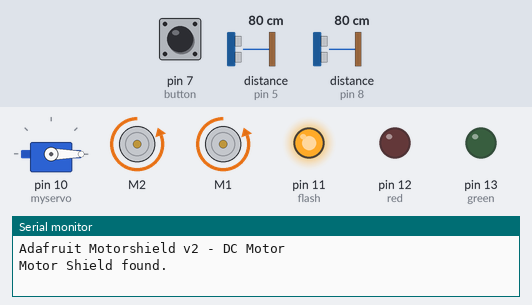
The sketch below on a simulated Arduino Uno, built with avr-gcc and run on an emulated ATmega328P. On the bench: servo, 2 × DC motor (green arrow = forward, orange = backward, longer = faster), output pins drawn as LEDs (lit = HIGH), the last lines printed to the serial monitor. Wiring (inferred from the names in the program): ultrasonic range finder: trigger pin 6; echo pin 5. Inputs (shaded band) come from the test bench; at power-on: distance to the obstacle (sensors on pin 5, pin 8) 80 cm, pin 7 (button) HIGH. The echo pulse lasts 58.3 µs per cm; pins used as bus, display or sensor lines are not drawn.

Above: at 1.2 s.
1.3 s: distance to the obstacle (sensor on pin 5) set to 8 cm
2.8 s: distance to the obstacle (sensor on pin 5) set to 5 cm
At 5.9 s:
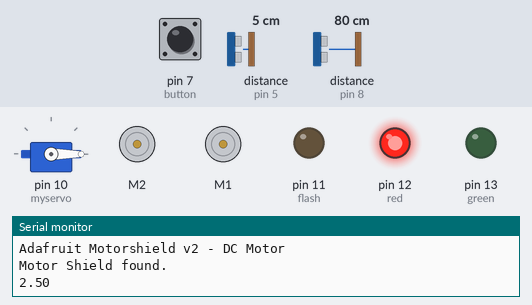
At 12.5 s:
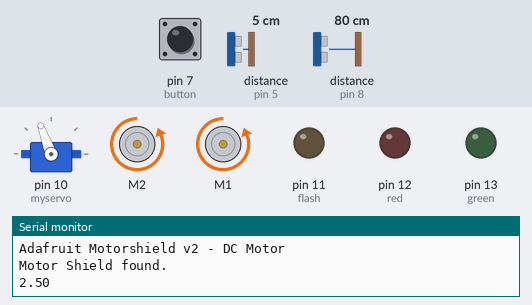
Timing chart, 0 to 22.6 s (numbered marks = the images above; inputs shaded):
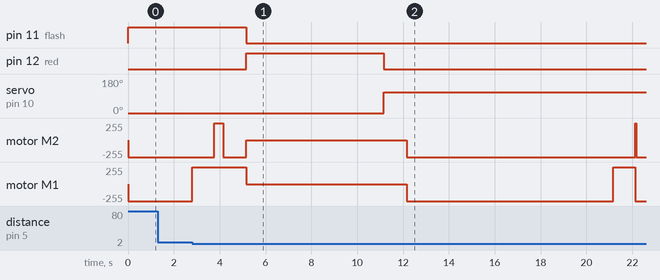

Measured:
- the behaviour switches between 7 and 6 cm on distance to the obstacle (sensor on pin 5) (found by bisection; images 0 and 1)
- after the input at 1.3 s, every drawn part: stays the same
- after the input at 2.8 s, pin 11 (flash): HIGH → LOW after 2.4 s; pin 12 (red): LOW → HIGH after 2.4 s, → LOW 6.0 s later

The sketch:

super_hardcode.ino
```cpp
#include <Servo.h>;
#include <Adafruit_MotorShield.h>

// Define all pins
#define HS A0      // hall sensor
#define LS 3      // left sensor
#define RS 1      // right sensor
#define echoPin 5
#define trigPin 6
#define echoPin2 8
#define trigPin2 9
#define button 7
// LED lights
int red = 12;
int green = 13;
int flash = 11;

int trigger = 0;
bool start = false;

int button_counter = 0;

// Connect motors to according ports
Adafruit_MotorShield AFMS = Adafruit_MotorShield();
Adafruit_DCMotor *myMotor_right = AFMS.getMotor(2);
Adafruit_DCMotor *myMotor_left = AFMS.getMotor(1); // warning this motor is reversed

// Define variables
int threshold = 100;

int motor_speed = 255;   // Set the speed to start, from 0 (off) to 255 (max speed)
double duration_to_distance = 0.034 / 2;
int distance_threshold = 5;
int illuminate_time = 6000;
double hall_threshold = 1.0;

int tunnel_entry = 0;

bool hold_block = false;
bool magnetic = false;
int tunnel_distance = 100;
bool nudge = true;

// below for ultrasonic sensor
long duration; // variable for the duration of sound wave travel
int distance; // variable for the distance measurement
long duration2; // variable for the duration of sound wave travel (ultrasonic on the side)
int distance2; // variable for the distance measurement (ultrasonic on the side)

Servo myservo;


void setup() {
  // Define the ports used as inputs
  pinMode(LS, INPUT);
  pinMode(RS, INPUT);
  pinMode(trigPin, OUTPUT); // Sets the trigPin as an OUTPUT
  pinMode(echoPin, INPUT); // Sets the echoPin as an INPUT
  pinMode(trigPin2, OUTPUT); // Sets the trigPin as an OUTPUT
  pinMode(echoPin2, INPUT); // Sets the echoPin as an INPUT
  pinMode(red, OUTPUT);
  pinMode(green, OUTPUT);
  pinMode(flash, OUTPUT);
  myservo.attach(10);
  pinMode(button, INPUT);


  Serial.begin(9600);           // set up Serial library at 9600 bps
  Serial.println("Adafruit Motorshield v2 - DC Motor");

  if (!AFMS.begin()) {         // create with the default frequency 1.6KHz
  // if (!AFMS.begin(1000)) {  // OR with a different frequency, say 1KHz
    Serial.println("Could not find Motor Shield. Check wiring.");
    while (1);
  }
  Serial.println("Motor Shield found.");

  // Set the speed to start, from 0 (off) to 255 (max speed)
  myMotor_right->setSpeed(motor_speed);
  myMotor_left->setSpeed(motor_speed);
  // turn on motor but don't move
  wait();
  myservo.write(-180);
}

void loop() {
  // Put your main code here, to run repeatedly:
  trigger = digitalRead(button);

  if (trigger == 0 && !(start)){
    start = false;
  }

  else{
    start = true;
    button_counter ++;
  }

  if (start == true){
    digitalWrite(flash, HIGH);
    digitalWrite(trigPin, LOW);
    delayMicroseconds(2);
    // Sets the trigPin HIGH (ACTIVE) for 10 microseconds
    digitalWrite(trigPin, HIGH);
    delayMicroseconds(10);
    digitalWrite(trigPin, LOW);
    // Reads the echoPin, returns the sound wave travel time in microseconds
    duration = pulseIn(echoPin, HIGH);
    // Calculating the distance in centimeter
    distance = duration * duration_to_distance; // Speed of sound wave divided by 2 (go and back)

    while (distance > 5){
      forward();

      // the chunk below is for ultrasonic sensor
      // Clears the trigPin condition
      digitalWrite(trigPin, LOW);
      delayMicroseconds(2);
      // Sets the trigPin HIGH (ACTIVE) for 10 microseconds
      digitalWrite(trigPin, HIGH);
      delayMicroseconds(10);
      digitalWrite(trigPin, LOW);
      // Reads the echoPin, returns the sound wave travel time in microseconds
      duration = pulseIn(echoPin, HIGH);
      // Calculating the distance in centimeter
      distance = duration * duration_to_distance; // Speed of sound wave divided by 2 (go and back)
    }

    left();
    delay(960);

    digitalWrite(flash, HIGH);
    digitalWrite(trigPin, LOW);
    delayMicroseconds(2);
    // Sets the trigPin HIGH (ACTIVE) for 10 microseconds
    digitalWrite(trigPin, HIGH);
    delayMicroseconds(10);
    digitalWrite(trigPin, LOW);
    // Reads the echoPin, returns the sound wave travel time in microseconds
    duration = pulseIn(echoPin, HIGH);
    // Calculating the distance in centimeter
    distance = duration * duration_to_distance; // Speed of sound wave divided by 2 (go and back)


    while (distance > 5){
      forward();

      // the chunk below is for ultrasonic sensor
      // Clears the trigPin condition
      digitalWrite(trigPin, LOW);
      delayMicroseconds(2);
      // Sets the trigPin HIGH (ACTIVE) for 10 microseconds
      digitalWrite(trigPin, HIGH);
      delayMicroseconds(10);
      digitalWrite(trigPin, LOW);
      // Reads the echoPin, returns the sound wave travel time in microseconds
      duration = pulseIn(echoPin, HIGH);
      // Calculating the distance in centimeter
      distance = duration * duration_to_distance; // Speed of sound wave divided by 2 (go and back)
    }

    backward();
    delay(400);

    left();
    delay(1000);

    digitalWrite(flash, HIGH);
    digitalWrite(trigPin, LOW);
    delayMicroseconds(2);
    // Sets the trigPin HIGH (ACTIVE) for 10 microseconds
    digitalWrite(trigPin, HIGH);
    delayMicroseconds(10);
    digitalWrite(trigPin, LOW);
    // Reads the echoPin, returns the sound wave travel time in microseconds
    duration = pulseIn(echoPin, HIGH);
    // Calculating the distance in centimeter
    distance = duration * duration_to_distance; // Speed of sound wave divided by 2 (go and back)


    while (distance > 8){
      forward();

      // the chunk below is for ultrasonic sensor
      // Clears the trigPin condition
      digitalWrite(trigPin, LOW);
      delayMicroseconds(2);
      // Sets the trigPin HIGH (ACTIVE) for 10 microseconds
      digitalWrite(trigPin, HIGH);
      delayMicroseconds(10);
      digitalWrite(trigPin, LOW);
      // Reads the echoPin, returns the sound wave travel time in microseconds
      duration = pulseIn(echoPin, HIGH);
      // Calculating the distance in centimeter
      distance = duration * duration_to_distance; // Speed of sound wave divided by 2 (go and back)
    }


    // Idea: read this value only once (inside loop when distance close enough)
    // read the value from hall effect sensor:


    if (!(hold_block)) {


      // add a grip function
      digitalWrite(flash, LOW);
      wait();
      int hall_sensor = analogRead(HS);
      // Convert the analog reading (which goes from 0 - 1023) to a voltage (0 - 5V):
      float voltage = hall_sensor * (5.0 / 1023.0);
      Serial.println(voltage);

      if ((hall_sensor) > hall_threshold){
        magnetic = true;
        digitalWrite(red, HIGH);
        delay(illuminate_time);
        digitalWrite(red, LOW);

      }

      else {
        magnetic = true;
        digitalWrite(green, HIGH);
        delay(illuminate_time);
        digitalWrite(green, LOW);
      }


      myservo.write(110);
      delay(1000);

      hold_block = true;
      forward();
      delay(1000);
    }

    forward();
    delay(8000);

    left();
    delay(970);

    while (distance2 > 10){
      forward();

      digitalWrite(trigPin2, LOW);
      delayMicroseconds(2);
      // Sets the trigPin HIGH (ACTIVE) for 10 microseconds
      digitalWrite(trigPin2, HIGH);
      delayMicroseconds(10);
      digitalWrite(trigPin2, LOW);
      // Reads the echoPin, returns the sound wave travel time in microseconds
      duration2 = pulseIn(echoPin2, HIGH);
      // Calculating the distance in centimeter
      distance2 = duration2 * duration_to_distance; // Speed of sound wave divided by 2 (go and back)
      Serial.println("cm");
      tunnel_distance = distance2;
    }

    while (distance2 < 20){

      if (distance2 < 4){
        right();
        delay(40);
      }

      if (distance2 > 7){
        left();
        delay(40);
      }

      else{
        forward();
      }

      // the chunk below is for ultrasonic sensor
      // Clears the trigPin condition
      digitalWrite(trigPin2, LOW);
      delayMicroseconds(2);
      // Sets the trigPin HIGH (ACTIVE) for 10 microseconds
      digitalWrite(trigPin2, HIGH);
      delayMicroseconds(10);
      digitalWrite(trigPin2, LOW);
      // Reads the echoPin, returns the sound wave travel time in microseconds
      duration2 = pulseIn(echoPin2, HIGH);
      // Calculating the distance in centimeter
      distance2 = duration2 * duration_to_distance; // Speed of sound wave divided by 2 (go and back)
      Serial.println("cm");
      tunnel_distance = distance2;
    }

    forward();
    delay(14000);


    block_drop(magnetic);


  }


}

// ---------------------- FUNCTIONS DEFINITIONS ----------------------

void wait() {
  myMotor_right->run(RELEASE);
  myMotor_left->run(RELEASE); }

void forward () {
  myMotor_right->run(BACKWARD);
  myMotor_left->run(BACKWARD); }

void left() {
  myMotor_right->run(BACKWARD);
  myMotor_left->run(FORWARD); }

void right() {
  myMotor_right->run(FORWARD);
  myMotor_left->run(BACKWARD); }

void backward() {
  myMotor_right->run(FORWARD);
  myMotor_left->run(FORWARD);
}

// ---------------------- MORE SOPHISTICATED MOVEMENTS ----------------------
void block_drop(bool magnetic) {
    // if block is magnetic, drop it in red region
    // these counter values have to be adjusted experimentally.

  left();
  delay(1020);
  if (magnetic == true) {

    // Get inside square region
    forward();
    delay(9000);

    // drop block
    myservo.write(-180);
    hold_block = false;

    // Get outside square region and back on line
    backward();
    delay(3500);
    wait();
    delay(1000);
    start = false;
    digitalWrite(flash, LOW);
    delay(100000);

  }

  else {

    // Get inside square region

    forward();
    delay(5800);

    // drop block
    myservo.write(-180);
    hold_block = false;

    // Get outside square region and back on line
    wait();
    start = false;
    digitalWrite(flash, LOW);
    delay(100000);
  }

}
```
